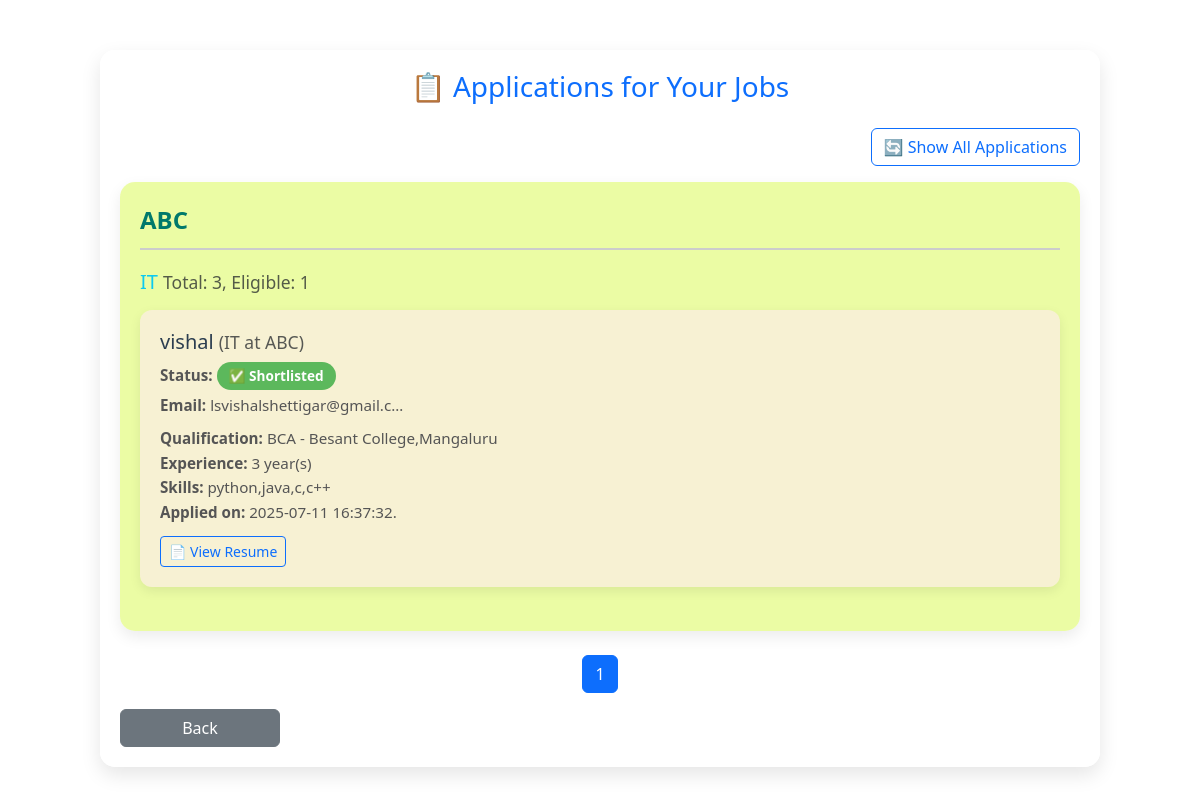
The app's page /view-applications?filter=true (signed in) with its own data.
### tables this page shows
CREATE TABLE apply (
            id INTEGER PRIMARY KEY AUTOINCREMENT,
            applicant_name TEXT,
            applicant_email TEXT,
            qualification TEXT,
            university TEXT,
            experience INTEGER,
            skills TEXT,
            resume_path TEXT,
            recruiter_id INTEGER,
            job_id INTEGER,
            applied_at TIMESTAMP DEFAULT CURRENT_TIMESTAMP
        , status TEXT DEFAULT 'pending');

CREATE TABLE job (
            id INTEGER PRIMARY KEY AUTOINCREMENT,
            recruiter_id INTEGER,
            company TEXT NOT NULL,
            designation TEXT NOT NULL,
            experience_required TEXT,
            qualification TEXT,
            skills_required TEXT,
            contact_number TEXT,
            email TEXT,
            posted_at TIMESTAMP DEFAULT CURRENT_TIMESTAMP
        );

### app.py (the view)
@app.route('/view-applications')
def view_applications():
    recruiter_id = session.get('recruiter_id')
    if not recruiter_id:
        return redirect('/login')
    action_status = request.args.get('action_status')
    apply_filter = request.args.get('filter') == 'true'
    page = request.args.get('page', 1, type=int)
    per_page = 3
    conn = get_db_connection()
    cursor = conn.cursor()
    cursor.execute("""
        SELECT a.*, j.designation, j.company, j.skills_required
        FROM apply a
        JOIN job j ON a.job_id = j.id
        WHERE a.recruiter_id = ?
        ORDER BY j.company ASC, j.designation ASC, a.applied_at DESC
    """, (recruiter_id,))
    rows = cursor.fetchall()
    applications = [dict(row) for row in rows]
    company_groups = defaultdict(lambda: defaultdict(list))
    company_counts = defaultdict(lambda: defaultdict(lambda: {'total': 0, 'eligible': 0}))
    for app in applications:
        comp = app['company']
        desg = app['designation']
        required_skills = app['skills_required'].lower().split(',') if app['skills_required'] else []
        user_skills = app['skills'].lower().split(',') if app['skills'] else []
        matched_skills = set(s.strip() for s in required_skills).intersection(set(s.strip() for s in user_skills))
        eligible = len(matched_skills) >= 2
        company_counts[comp][desg]['total'] += 1
        if eligible:
            company_counts[comp][desg]['eligible'] += 1
        if not apply_filter or eligible:
            company_groups[comp][desg].append(app)
    all_companies = list(company_groups.keys())
    total_pages = math.ceil(len(all_companies) / per_page)
    start = (page - 1) * per_page
    end = start + per_page
    selected_companies = all_companies[start:end]
    grouped_applications = {company: company_groups[company] for company in selected_companies}
    grouped_counts = {company: company_counts[company] for company in selected_companies}
    return render_template("view_applicants.html",
                           grouped_applications=grouped_applications,
                           grouped_counts=grouped_counts,
                           page=page,
                           total_pages=total_pages,
                           apply_filter=apply_filter,
                           action_status=action_status)

### app.py (called while the page is built)
def get_db_connection():
    conn = sqlite3.connect('career_counselor.db')  # Use the correct DB file
    conn.row_factory = sqlite3.Row
    return conn

### templates/view_applicants.html (shortened to what this page needs)
<!DOCTYPE html>
<html lang="en">
<head>
  <link href="https://cdn.jsdelivr.net/npm/bootstrap@5.3.0/dist/css/bootstrap.min.css" rel="stylesheet">
</head>
<body>
  <div id="main-content" class="container user-container">
    <h3 class="text-center text-primary mb-4">📋 Applications for Your Jobs</h3>
    <div class="text-end mb-3">
      <a href="{{ url_for('view_applications', filter='false' if apply_filter else 'true') }}" class="btn btn-outline-primary">
        {{ '🔄 Show All Applications' if apply_filter else '✅ Filter Eligible Applications' }}
      </a>
    </div>
    {% if grouped_applications %}
      {% for company, roles in grouped_applications.items() %}
        <div class="user-card">
          <div class="job-role-heading">{{ company }}</div>
          {% for designation, apps in roles.items() %}
            <h5 class="text-info mb-3">
              {{ designation }}
              <small class="text-muted">
                Total: {{ grouped_counts[company][designation]['total'] }},
                Eligible: {{ grouped_counts[company][designation]['eligible'] }}
              </small>
            </h5>
            <div class="applicant-row mb-4">
              {% for app in apps %}
                <div class="applicant-card {% if app.status == 'rejected' %}disabled-card{% endif %}">
  <h5>{{ app.applicant_name }} <small class="text-muted">({{ app.designation }} at {{ app.company }})</small></h5>
  <p><strong>Status:</strong>
    {% if app.status == 'rejected' %}
      <span class="status-pill status-rejected">❌ Rejected</span>
    {% elif app.status == 'shortlisted' %}
      <span class="status-pill status-shortlisted">✅ Shortlisted</span>
    {% else %}
      <span class="status-pill status-pending">⏳ Pending</span>
    {% endif %}
  </p>
  <p class="truncate"><strong>Email:</strong> {{ app.applicant_email }}</p>
  <p><strong>Qualification:</strong> {{ app.qualification }} - {{ app.university }}</p>
  <p><strong>Experience:</strong> {{ app.experience }} year(s)</p>
  <p><strong>Skills:</strong> {{ app.skills }}</p>
  <p><strong>Applied on:</strong> {{ app.applied_at[:20] }}</p>
  <a href="{{ url_for('static', filename=app.resume_path.replace('static/', '')) }}"
     class="btn btn-outline-primary btn-sm btn-resume" target="_blank">
    📄 View Resume
  </a>
</div>
              {% endfor %}
            </div>
          {% endfor %}
        </div>
      {% endfor %}
      <div class="mt-4 text-center">
        <nav>
          <ul class="pagination justify-content-center">
            {% for p in range(1, total_pages + 1) %}
            <li class="page-item {% if p == page %}active{% endif %}">
              <a class="page-link" href="?page={{ p }}{% if apply_filter %}&filter=true{% endif %}">{{ p }}</a>
            </li>
            {% endfor %}
          </ul>
        </nav>
        <div class="col-md-2">
          <a href="/job-postings" class="btn btn-secondary w-100">Back</a>
        </div>
      </div>
    {% else %}
      <div class="text-center mt-5 text-black">
        <h5>No applicants yet for your posted jobs.</h5>
      </div>
    {% endif %}
  </div>
</body>
</html>

### templates/view_applicants.html (style rules this page uses)
body { background: url('https://t3.ftcdn.net/jpg/03/07/12/68/360_F_307126887_reTqmRNNY3V4871sFIRqA9IYbBhMCdkt.jpg') no-repeat center center fixed; background-size: cover; font-family: 'Segoe UI', sans-serif; margin: 0; padding-top: 50px; transition: filter 0.3s ease-in-out; }
.user-container { max-width: 1000px; margin: auto; padding: 20px; background: rgba(255, 255, 255, 0.968); border-radius: 15px; box-shadow: 0 8px 20px rgba(0,0,0,0.1); }
.user-card { background: #d9fa5386; padding: 20px; border-radius: 15px; box-shadow: 0 6px 15px rgba(0,0,0,0.08); margin-bottom: 20px; animation: fadeIn 0.6s ease-in-out; }
.job-role-heading { font-size: 1.5rem; font-weight: bold; color: #00796b; border-bottom: 2px solid #ccc; padding-bottom: 10px; margin-bottom: 20px; }
.applicant-row { display: flex; flex-wrap: wrap; gap: 20px; }
.applicant-card { background: #feebeba6; border-radius: 12px; padding: 20px; flex: 1 1 calc(50% - 20px); box-shadow: 0 4px 12px rgba(0, 0, 0, 0.08); transition: transform 0.2s ease; }
.applicant-card h5 { margin-bottom: 8px; color: #2c3e50; }
.applicant-card p { margin: 2px 0; font-size: 0.95rem; color: #555; }
.btn-resume { margin-top: 10px; }
.truncate { white-space: nowrap; overflow: hidden; text-overflow: ellipsis; max-width: 250px; display: inline-block; }
.status-pill { display: inline-block; padding: 4px 12px; border-radius: 50px; font-size: 0.85rem; font-weight: 600; color: #fff; text-transform: capitalize; }
.status-shortlisted { background-color: #5cb85c; }

### records on screen
apply: company "ABC", designation "IT", applicant_name "vishal", status "✅ Shortlisted", applicant_email "lsvishalshettigar@gmail.c…", qualification "BCA", university "Besant College,Mangaluru", experience "3", skills "python,java,c,c++", applied_at "2025-07-11 16:37:32."
job: company+designation "3", company+designation "1"

### other values on screen
{{ p }} "1"
